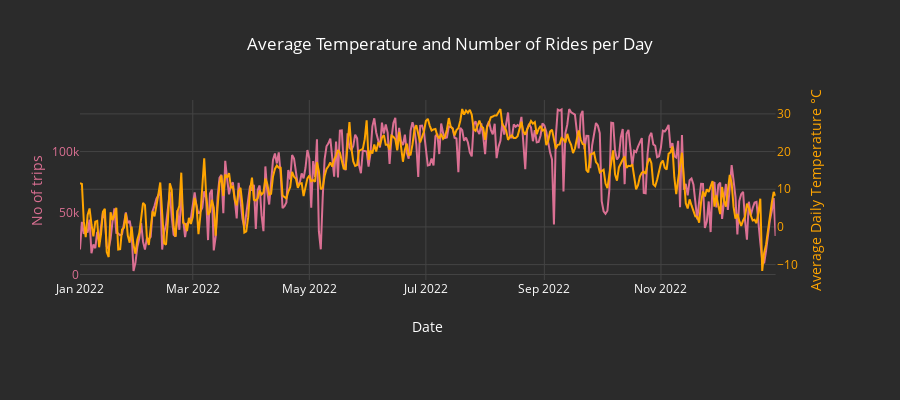

Notebook code cell kept with this figure:
### Code cell
# Now customize the graph to fit the chosen theme

fig.update_layout(
    title = 'Average Temperature and Number of Rides per Day',
    plot_bgcolor="#2b2b2b",   # inside axes
    paper_bgcolor="#2b2b2b",  # outside axes
    font=dict(color="white"),
    margin = dict(b=120),
    width = 900, 
    height = 400,
    showlegend=False)

# x-axis
fig.update_xaxes(
    title_text = 'Date',
    showgrid = True,
    gridcolor="#444",
    zerolinecolor="#444")

# Left y-axis (no of trips)
fig.update_yaxes(
    title_text = 'No of trips',
    title_font=dict(color='palevioletred'),
    tickfont=dict(color='palevioletred'),
    showgrid = False,
    gridcolor="#444",
    zerolinecolor="#444",
    secondary_y = False)

# Right y-axis (Temperature)
fig.update_yaxes(
    title_text = 'Average Daily Temperature °C',
    title_font=dict(color='orange'),
    tickfont=dict(color='orange'),
    showgrid = True,
    gridcolor="#444",
    zerolinecolor="#444",
    secondary_y = True)

### Figure 1 — Plotly figure (JSON) as saved in the notebook; plotly's stock layout.template omitted (floating-point values rounded to 4 significant figures; data arrays with more than 128 entries replaced by an {"elided": "..."} marker saying what was removed)
{"data": [{"line": {"color": "palevioletred"}, "name": "Daily bike rides", "type": "scatter", "x": {"elided": "365 str values"}, "xaxis": "x", "y": {"elided": "365 int values"}, "yaxis": "y"}, {"line": {"color": "orange"}, "name": "Daily temperature", "type": "scatter", "x": {"elided": "365 str values"}, "xaxis": "x", "y": {"elided": "365 float values"}, "yaxis": "y2"}], "layout": {"font": {"color": "white"}, "height": 400, "margin": {"b": 120}, "paper_bgcolor": "#2b2b2b", "plot_bgcolor": "#2b2b2b", "showlegend": false, "title": {"text": "Average Temperature and Number of Rides per Day"}, "width": 900, "xaxis": {"anchor": "y", "domain": [0, 0.94], "gridcolor": "#444", "showgrid": true, "title": {"text": "Date"}, "zerolinecolor": "#444"}, "yaxis": {"anchor": "x", "domain": [0, 1], "gridcolor": "#444", "showgrid": false, "tickfont": {"color": "palevioletred"}, "title": {"font": {"color": "palevioletred"}, "text": "No of trips"}, "zerolinecolor": "#444"}, "yaxis2": {"anchor": "x", "gridcolor": "#444", "overlaying": "y", "showgrid": true, "side": "right", "tickfont": {"color": "orange"}, "title": {"font": {"color": "orange"}, "text": "Average Daily Temperature °C"}, "zerolinecolor": "#444"}}}
